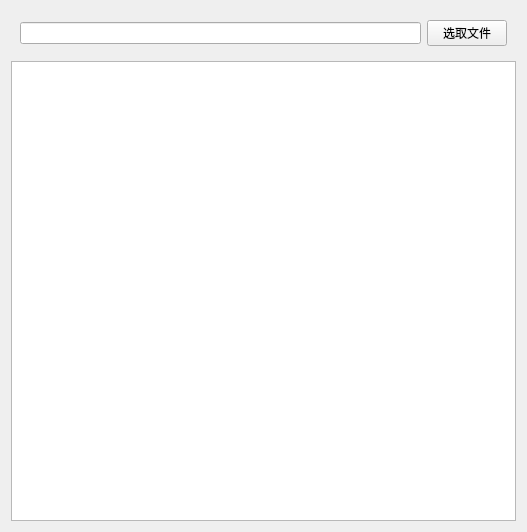
<?xml version="1.0" encoding="UTF-8"?>
<ui version="4.0">
 <class>Widget</class>
 <widget class="QWidget" name="Widget">
  <property name="geometry">
   <rect>
    <x>0</x>
    <y>0</y>
    <width>527</width>
    <height>532</height>
   </rect>
  </property>
  <property name="windowTitle">
   <string>Widget</string>
  </property>
  <layout class="QVBoxLayout" name="verticalLayout">
   <item>
    <widget class="QWidget" name="widget" native="true">
     <layout class="QHBoxLayout" name="horizontalLayout">
      <item>
       <widget class="QLineEdit" name="lineEdit"/>
      </item>
      <item>
       <widget class="QPushButton" name="pushButton">
        <property name="text">
         <string>选取文件</string>
        </property>
       </widget>
      </item>
     </layout>
    </widget>
   </item>
   <item>
    <widget class="QTextEdit" name="textEdit"/>
   </item>
  </layout>
 </widget>
 <resources/>
 <connections/>
</ui>
